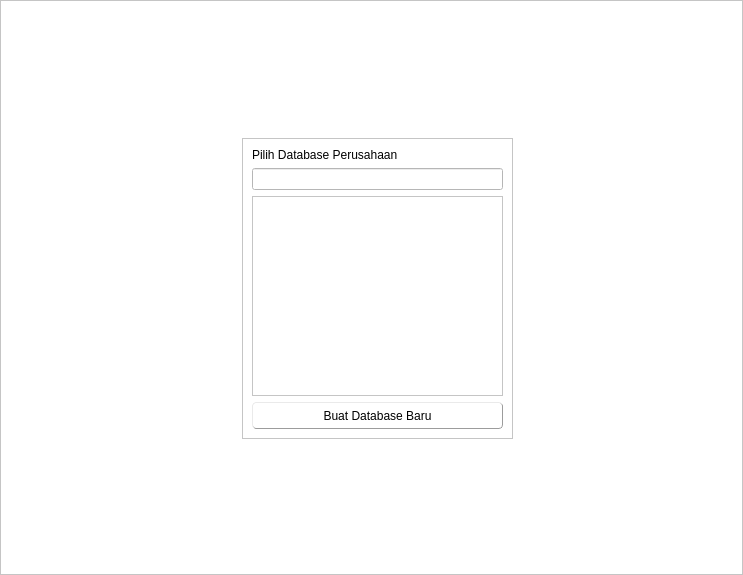
<?xml version="1.0" encoding="UTF-8"?>
<ui version="4.0">
 <class>fr_Main</class>
 <widget class="QFrame" name="fr_Main">
  <property name="geometry">
   <rect>
    <x>0</x>
    <y>0</y>
    <width>743</width>
    <height>575</height>
   </rect>
  </property>
  <property name="windowTitle">
   <string>Frame</string>
  </property>
  <property name="styleSheet">
   <string notr="true">background:white;</string>
  </property>
  <property name="frameShape">
   <enum>QFrame::StyledPanel</enum>
  </property>
  <property name="frameShadow">
   <enum>QFrame::Raised</enum>
  </property>
  <layout class="QGridLayout" name="igr_Main">
   <item row="0" column="1">
    <spacer name="verticalSpacer">
     <property name="orientation">
      <enum>Qt::Vertical</enum>
     </property>
     <property name="sizeHint" stdset="0">
      <size>
       <width>20</width>
       <height>40</height>
      </size>
     </property>
    </spacer>
   </item>
   <item row="1" column="0">
    <spacer name="horizontalSpacer">
     <property name="orientation">
      <enum>Qt::Horizontal</enum>
     </property>
     <property name="sizeHint" stdset="0">
      <size>
       <width>40</width>
       <height>20</height>
      </size>
     </property>
    </spacer>
   </item>
   <item row="1" column="2">
    <spacer name="horizontalSpacer_2">
     <property name="orientation">
      <enum>Qt::Horizontal</enum>
     </property>
     <property name="sizeHint" stdset="0">
      <size>
       <width>40</width>
       <height>20</height>
      </size>
     </property>
    </spacer>
   </item>
   <item row="2" column="1">
    <spacer name="verticalSpacer_2">
     <property name="orientation">
      <enum>Qt::Vertical</enum>
     </property>
     <property name="sizeHint" stdset="0">
      <size>
       <width>20</width>
       <height>40</height>
      </size>
     </property>
    </spacer>
   </item>
   <item row="1" column="1">
    <widget class="QStackedWidget" name="st_Main">
     <property name="sizePolicy">
      <sizepolicy hsizetype="Preferred" vsizetype="Preferred">
       <horstretch>0</horstretch>
       <verstretch>0</verstretch>
      </sizepolicy>
     </property>
     <property name="minimumSize">
      <size>
       <width>480</width>
       <height>320</height>
      </size>
     </property>
     <property name="maximumSize">
      <size>
       <width>480</width>
       <height>320</height>
      </size>
     </property>
     <property name="styleSheet">
      <string notr="true">QPushButton{border-style:outset;border-width:1px;border-radius:4px;border-color:rgb(156, 156, 156);background-color:#ffffff;min-height:25px;}
QPushButton::hover{border-color:rgb(156, 156, 156);}</string>
     </property>
     <property name="currentIndex">
      <number>2</number>
     </property>
     <widget class="QWidget" name="st_Connect">
      <widget class="QFrame" name="fr_Connect">
       <property name="geometry">
        <rect>
         <x>90</x>
         <y>70</y>
         <width>301</width>
         <height>111</height>
        </rect>
       </property>
       <property name="frameShape">
        <enum>QFrame::StyledPanel</enum>
       </property>
       <property name="frameShadow">
        <enum>QFrame::Raised</enum>
       </property>
       <layout class="QFormLayout" name="formLayout">
        <property name="fieldGrowthPolicy">
         <enum>QFormLayout::AllNonFixedFieldsGrow</enum>
        </property>
        <item row="0" column="0">
         <widget class="QLabel" name="lb_Connect_Judul">
          <property name="text">
           <string>Pilih Server</string>
          </property>
         </widget>
        </item>
        <item row="4" column="0">
         <widget class="QLabel" name="lb_Connect_Alamat">
          <property name="text">
           <string>Alamat Server :</string>
          </property>
         </widget>
        </item>
        <item row="4" column="1">
         <widget class="QLineEdit" name="le_Connect_Alamat">
          <property name="text">
           <string>localhost</string>
          </property>
         </widget>
        </item>
        <item row="3" column="0">
         <widget class="QCheckBox" name="chk_Connect_Lokal">
          <property name="text">
           <string>Lokal komputer ini</string>
          </property>
         </widget>
        </item>
       </layout>
      </widget>
      <widget class="QPushButton" name="tb_Connect_Ok">
       <property name="geometry">
        <rect>
         <x>140</x>
         <y>190</y>
         <width>187</width>
         <height>27</height>
        </rect>
       </property>
       <property name="cursor">
        <cursorShape>PointingHandCursor</cursorShape>
       </property>
       <property name="text">
        <string>OK</string>
       </property>
      </widget>
     </widget>
     <widget class="QWidget" name="st_Login">
      <widget class="QFrame" name="fr_Login">
       <property name="geometry">
        <rect>
         <x>80</x>
         <y>80</y>
         <width>321</width>
         <height>181</height>
        </rect>
       </property>
       <property name="frameShape">
        <enum>QFrame::StyledPanel</enum>
       </property>
       <property name="frameShadow">
        <enum>QFrame::Raised</enum>
       </property>
       <layout class="QFormLayout" name="ifl_Login">
        <property name="fieldGrowthPolicy">
         <enum>QFormLayout::AllNonFixedFieldsGrow</enum>
        </property>
        <item row="0" column="1">
         <widget class="QLabel" name="lb_Login_Judul">
          <property name="font">
           <font>
            <pointsize>15</pointsize>
           </font>
          </property>
          <property name="text">
           <string>Login </string>
          </property>
         </widget>
        </item>
        <item row="3" column="0">
         <widget class="QLabel" name="lb_Login_User">
          <property name="text">
           <string>User</string>
          </property>
         </widget>
        </item>
        <item row="3" column="1">
         <widget class="QLineEdit" name="le_Login_User">
          <property name="text">
           <string>admin</string>
          </property>
         </widget>
        </item>
        <item row="4" column="0">
         <widget class="QLabel" name="lb_Login_Password">
          <property name="text">
           <string>Password</string>
          </property>
         </widget>
        </item>
        <item row="4" column="1">
         <widget class="QLineEdit" name="le_Login_Password">
          <property name="inputMethodHints">
           <set>Qt::ImhHiddenText</set>
          </property>
         </widget>
        </item>
        <item row="5" column="1">
         <widget class="QLineEdit" name="le_Login_Password_Confirm"/>
        </item>
        <item row="5" column="0">
         <widget class="QLabel" name="lb_Login_Password_Confirm">
          <property name="text">
           <string>Confirm :</string>
          </property>
         </widget>
        </item>
       </layout>
      </widget>
      <widget class="QPushButton" name="tb_Login_Ok">
       <property name="geometry">
        <rect>
         <x>200</x>
         <y>220</y>
         <width>85</width>
         <height>27</height>
        </rect>
       </property>
       <property name="text">
        <string>OK</string>
       </property>
      </widget>
     </widget>
     <widget class="QWidget" name="st_Database">
      <widget class="QFrame" name="fr_Database">
       <property name="geometry">
        <rect>
         <x>110</x>
         <y>10</y>
         <width>271</width>
         <height>301</height>
        </rect>
       </property>
       <property name="frameShape">
        <enum>QFrame::StyledPanel</enum>
       </property>
       <property name="frameShadow">
        <enum>QFrame::Raised</enum>
       </property>
       <layout class="QGridLayout" name="igr_Database">
        <item row="2" column="0">
         <widget class="QScrollArea" name="sc_Database_List">
          <property name="widgetResizable">
           <bool>true</bool>
          </property>
          <widget class="QWidget" name="scontent_Database_List">
           <property name="geometry">
            <rect>
             <x>0</x>
             <y>0</y>
             <width>249</width>
             <height>201</height>
            </rect>
           </property>
           <layout class="QVBoxLayout" name="ivl_Database_ListContent"/>
          </widget>
         </widget>
        </item>
        <item row="1" column="0">
         <widget class="QLineEdit" name="le_Database_Search"/>
        </item>
        <item row="0" column="0">
         <widget class="QLabel" name="lb_Database_Judul">
          <property name="text">
           <string>Pilih Database Perusahaan</string>
          </property>
         </widget>
        </item>
        <item row="3" column="0">
         <widget class="QPushButton" name="tb_Database_Create">
          <property name="text">
           <string>Buat Database Baru</string>
          </property>
         </widget>
        </item>
       </layout>
      </widget>
     </widget>
     <widget class="QWidget" name="st_Database_Create">
      <widget class="QFrame" name="fr_Database_Create">
       <property name="geometry">
        <rect>
         <x>110</x>
         <y>0</y>
         <width>259</width>
         <height>300</height>
        </rect>
       </property>
       <property name="minimumSize">
        <size>
         <width>259</width>
         <height>300</height>
        </size>
       </property>
       <property name="maximumSize">
        <size>
         <width>250</width>
         <height>300</height>
        </size>
       </property>
       <property name="frameShape">
        <enum>QFrame::StyledPanel</enum>
       </property>
       <property name="frameShadow">
        <enum>QFrame::Raised</enum>
       </property>
       <layout class="QGridLayout" name="igr_Database_Create">
        <item row="1" column="1">
         <widget class="QLabel" name="lb_Database_Create_Judul">
          <property name="sizePolicy">
           <sizepolicy hsizetype="Preferred" vsizetype="Fixed">
            <horstretch>0</horstretch>
            <verstretch>0</verstretch>
           </sizepolicy>
          </property>
          <property name="text">
           <string>Berikan nama data :</string>
          </property>
         </widget>
        </item>
        <item row="2" column="0" colspan="3">
         <widget class="QLineEdit" name="le_Database_Create_Nama">
          <property name="placeholderText">
           <string>Nama Database</string>
          </property>
         </widget>
        </item>
        <item row="4" column="1">
         <widget class="QPushButton" name="tb_Database_Create_Buat">
          <property name="text">
           <string>Buat</string>
          </property>
         </widget>
        </item>
        <item row="0" column="1">
         <spacer name="verticalSpacer_3">
          <property name="orientation">
           <enum>Qt::Vertical</enum>
          </property>
          <property name="sizeHint" stdset="0">
           <size>
            <width>20</width>
            <height>40</height>
           </size>
          </property>
         </spacer>
        </item>
        <item row="5" column="1">
         <spacer name="verticalSpacer_4">
          <property name="orientation">
           <enum>Qt::Vertical</enum>
          </property>
          <property name="sizeHint" stdset="0">
           <size>
            <width>20</width>
            <height>40</height>
           </size>
          </property>
         </spacer>
        </item>
        <item row="3" column="1">
         <spacer name="verticalSpacer_5">
          <property name="orientation">
           <enum>Qt::Vertical</enum>
          </property>
          <property name="sizeType">
           <enum>QSizePolicy::Fixed</enum>
          </property>
          <property name="sizeHint" stdset="0">
           <size>
            <width>20</width>
            <height>40</height>
           </size>
          </property>
         </spacer>
        </item>
       </layout>
      </widget>
     </widget>
    </widget>
   </item>
  </layout>
 </widget>
 <resources/>
 <connections/>
</ui>
